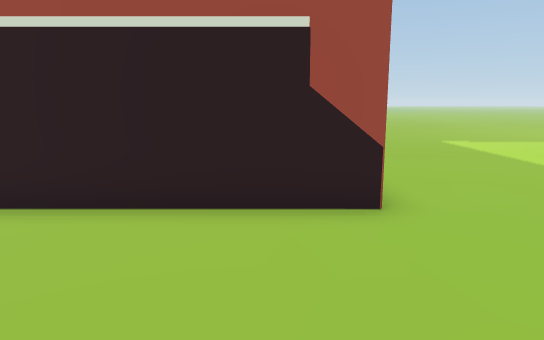
view 1 (above)

24 first-person views from a walk through a 3-D level made in the Unity game engine. The camera is 1.4 m above the floor, tilts 10° down and sees 70° across. The floor is counted in squares, 1 m on a side. Each view is taken from the middle of a square. On the plan, view 1 faces up. The plan holds only what a view shows up to about 16 squares ahead; the rest is blank. The place goes on beyond the plan. The player is left out.

view 2
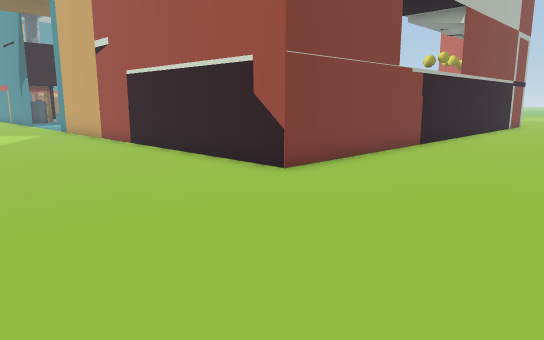

view 3
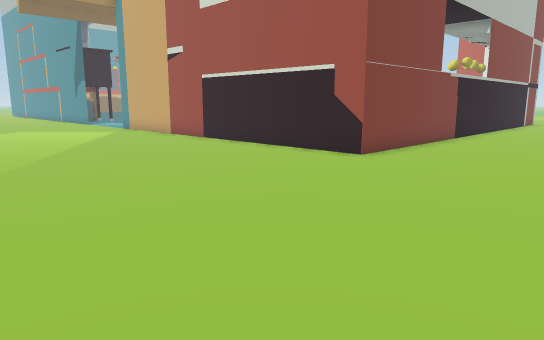

view 4
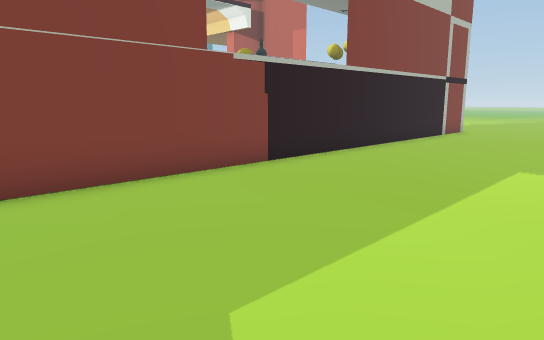

view 5
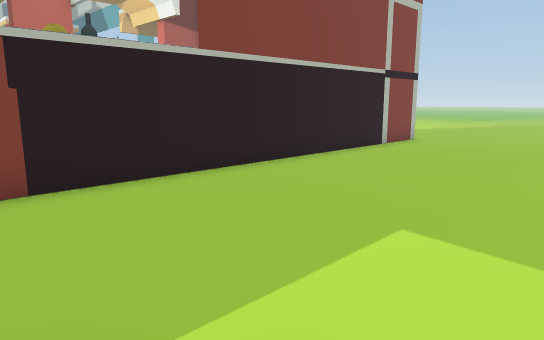

view 6
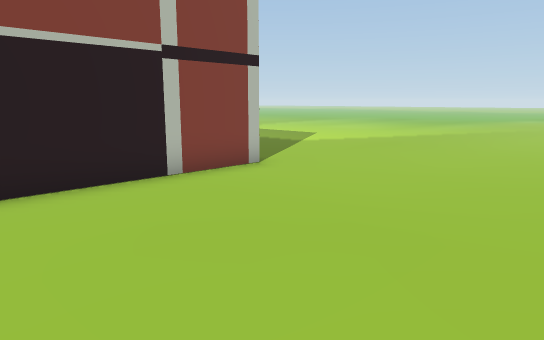

view 7
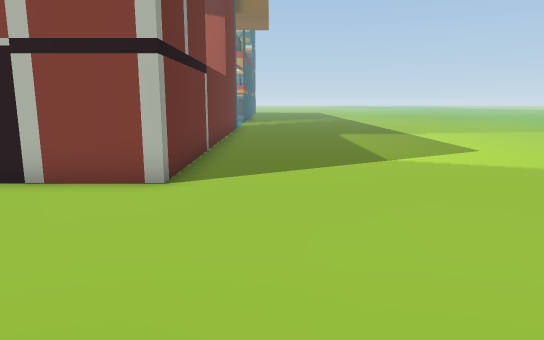

view 8
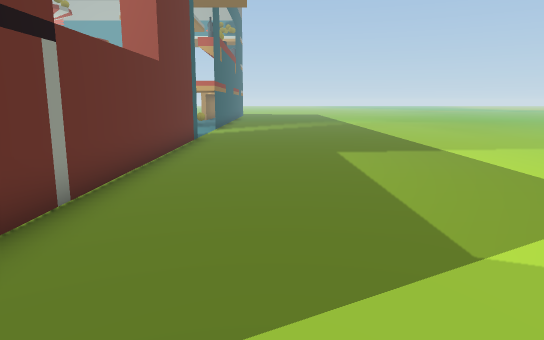

view 9
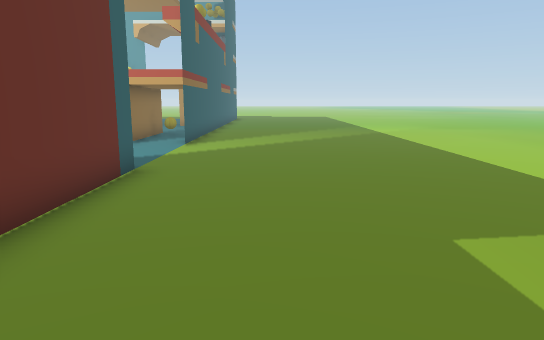

view 10
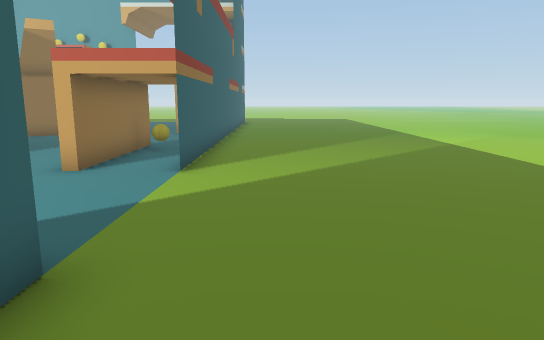

view 11
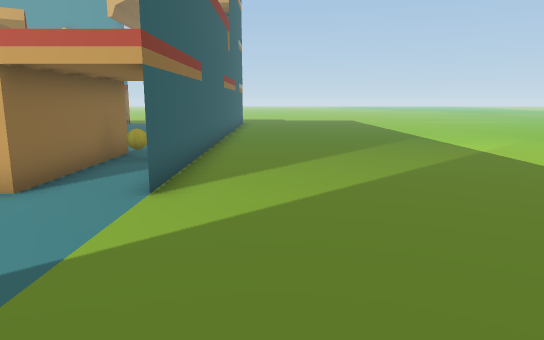

view 12
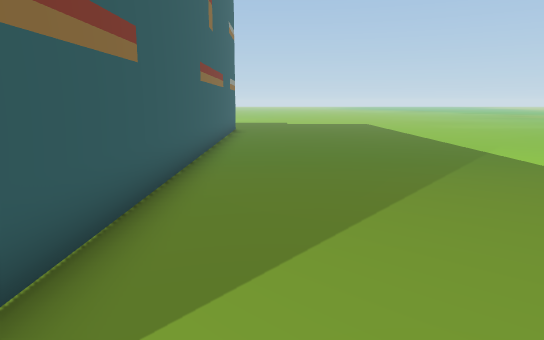

view 13
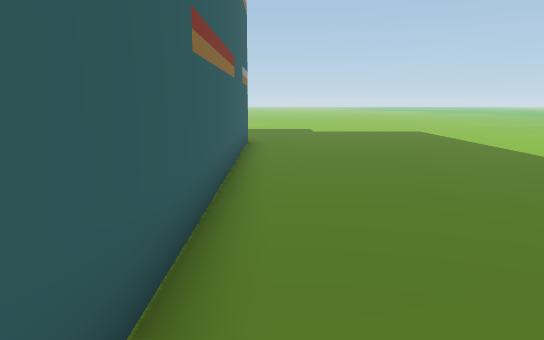

view 14
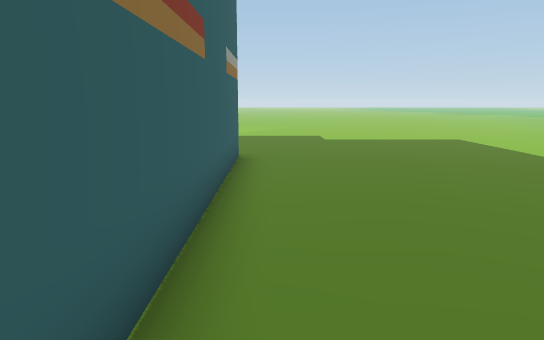

view 15
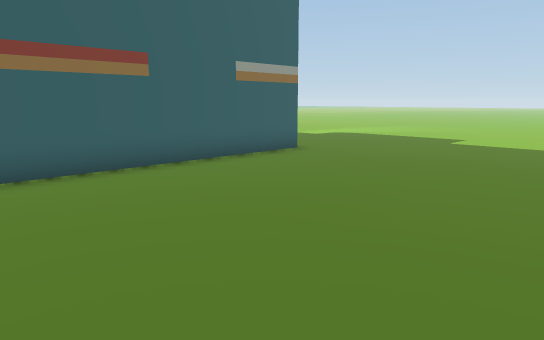

view 16
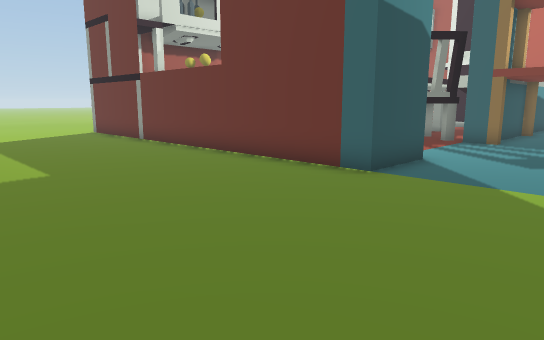

view 17
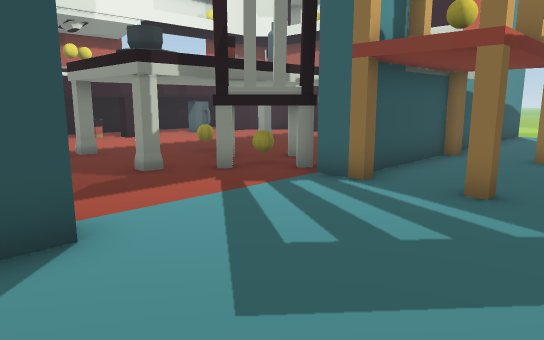

view 18
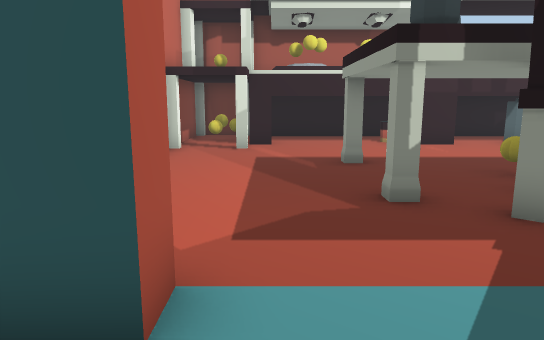

view 19
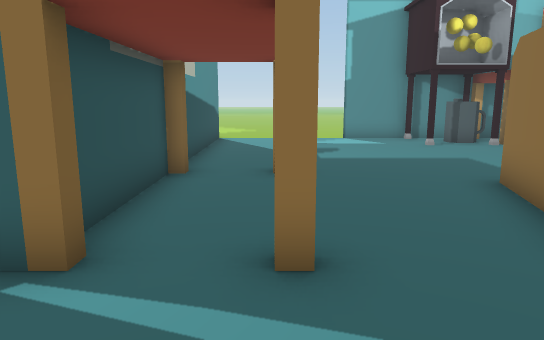

view 20
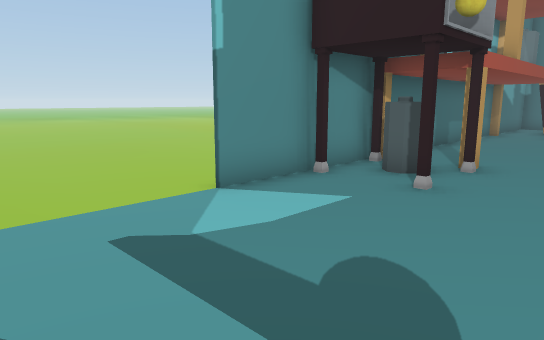

view 21
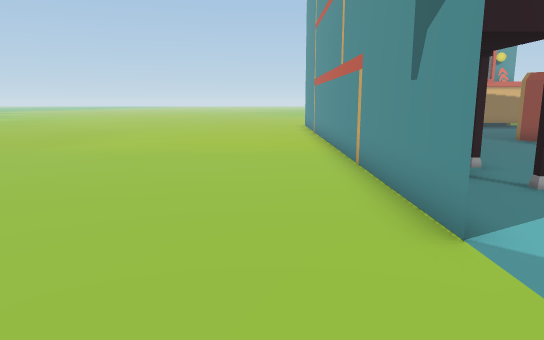

view 22
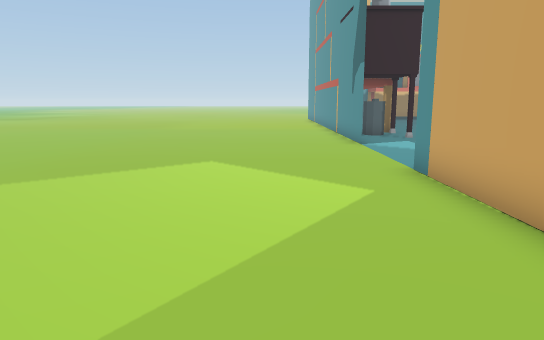

view 23
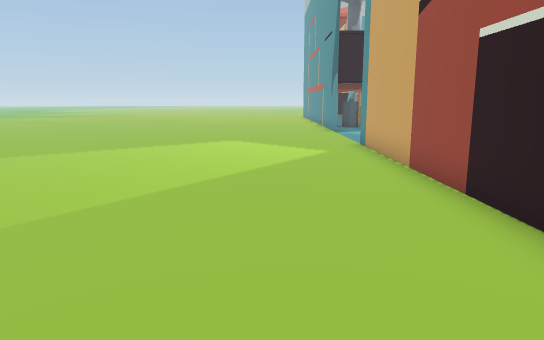

view 24
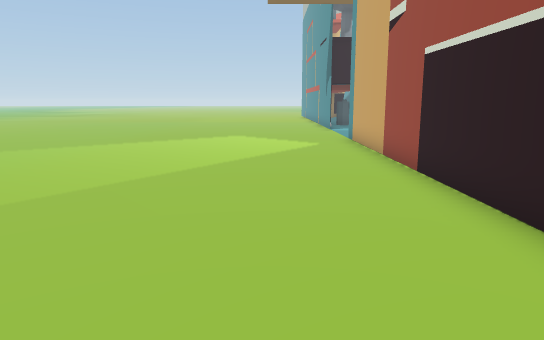

### Floor plan
Key: @ floor where view 1 was taken; # wall or solid block; . floor; ≈ water the walk keeps out of; B yellow ball; T thing the floor can be seen under or through; C cup; S stove; O other object.
Columns run from 42 left of view 1 to 8 right of it. Each row starts with its distance up from view 1.
 32 ................................................
 31 .................................................
 30 .................................................
 29 .................................................
 28 .................................................
 27 .................................................
 26 ...................................................
 25 ..................................................
 24 .....####################....###############......
 23 .....              ..B.......##  ........BO#......
 22  ..                .#####....##........#####......
 21                       ..................T .#......
 20                      ... ...............T..#......
 19                    ...    ......#...#...T..#.....
 18                   ..     ......##.......T..#.......
 17                 #..      ..#.#####......TC.#......
 16                 #        ....#### B.....#  #.......
 15                        #.....#  #.......#  #.......
 14                        #.....#  ........#  #.......
 13                        ......#   .....  OO #.......
 12              .#.      .....#.#     .#     ≈#.......
 11              .....    .......#             #.......
 10                ....  ........#             #.......
  9                  ............#             #......
  8                ..............#             #......
  7            ........#S.S......#             #......
  6           ..........OO.......#             #.....
  5           ##########S####....###############..... .
  4             .....................................
  3             .....................................
  2             .....................................
  1             .....................................
  0             ..............................@......
 -1             ......................................
 -2             .....................................
 -3             ..........................   .......
 -4             ....... .................            .

Positions as (right, up) in squares from view 1, and headings:
1: (0, 0), facing up
2: (7, -1), facing up-left
3: (7, -4), facing up-left
4: (8, 5), facing up-left
5: (8, 10), facing up-left
6: (8, 18), facing up-left
7: (8, 26), facing left
8: (2, 27), facing left
9: (-5, 27), facing left
10: (-10, 26), facing left
11: (-12, 26), facing left
12: (-17, 26), facing left
13: (-23, 25), facing left
14: (-27, 25), facing left
15: (-28, 32), facing down-left
16: (-17, 31), facing down-right
17: (-17, 23), facing down-right
18: (-15, 21), facing right
19: (-15, 20), facing down
20: (-14, 10), facing down-left
21: (-14, 3), facing left
22: (-5, 2), facing left
23: (0, 2), facing left
24: (2, 2), facing left
